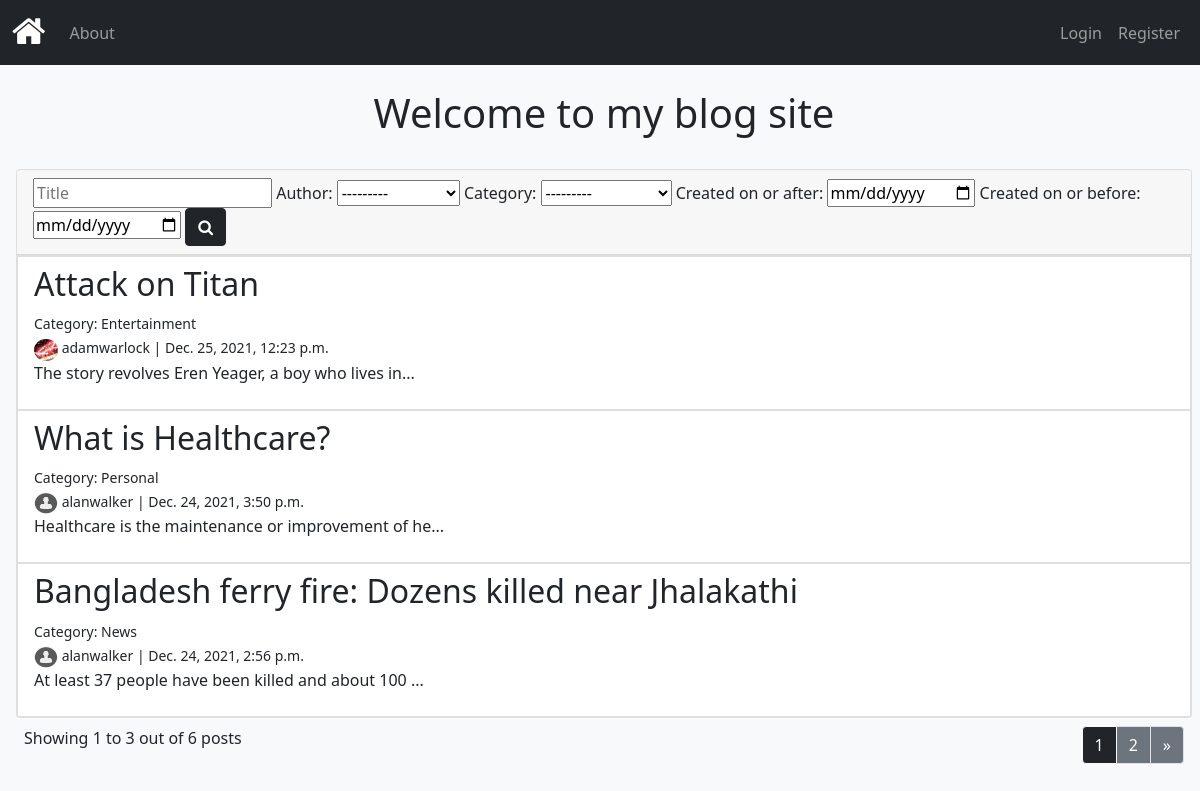
The page / on the database its author committed.
### articles/models.py (models this page shows, shortened)
class Article(models.Model):
    type=[('Personal','Personal'),
    ('Fashion','Fashion'),
    ('Food','Food'),
    ('Travel','Travel'),
    ('Music','Music'),
    (' Lifestyle',' Lifestyle'),
    ('Fitness','Fitness'),
    ('Sports','Sports'),
    ('News','News'),
    ('Entertainment','Entertainment'),
    ('Healthcare','Healthcare'),
    ('Education','Education'),
    ]
    title = models.CharField(max_length=255,unique=True)
    body = models.TextField()
    create_date = models.DateTimeField('Created on', auto_now_add=True)
    update_date = models.DateTimeField(auto_now=True)
    slug = models.SlugField()
    category = models.CharField(max_length=255,choices=type)
    author = models.ForeignKey(Author, default=None,on_delete=models.CASCADE)
    def snippet(self):
        return self.body[:50] + '...'
    class Meta:
        ordering=['-create_date','title']

### accounts/models.py (models this page shows)
class Author(models.Model):
    user= models.OneToOneField(User,default=None,on_delete=models.CASCADE)
    birth_date = models.DateField('Date of birth')
    bio = models.TextField(max_length=500, blank=True,null=True)
    photo=models.ImageField(default='default.png', blank=True)
    def __str__(self):
        return f'{self.user.username}'
    class Meta:
        ordering=['user']

### articles/views.py (the view)
# urls.py: path('', ArticleListView.as_view(),name='home'),
class ArticleListView(generic.ListView):
    model=Article
    template_name='article_list.html'
    paginate_by=3
    def get_context_data(self, **kwargs):
        context=super().get_context_data(**kwargs)
        article_filter=ArticleFilter()
        context['article_filter']=article_filter
        print(self.queryset)
        return context
    def get_queryset(self):
        article_filter=ArticleFilter(self.request.GET,queryset=super().get_queryset())
        return article_filter.qs

### articles/templates/article_list.html (shortened to what this page needs)
{% extends './base.html'%}
{% block content %}
{% if article_list%}
<div class="mt-0 p-4">
  <h1 class="text-center">Welcome to my blog site</h1>
</div>
<div class="card">
  <div class="card-header">
    <form method="get">
      {{article_filter.form.title}}
      {{ article_filter.form.author.label_tag }}
      {{article_filter.form.author}}
      {{ article_filter.form.category.label_tag }}
      {{article_filter.form.category}}
      {{ article_filter.form.start_date.label_tag }}
      {{ article_filter.form.start_date }}
      {{ article_filter.form.end_date.label_tag }}
      {{ article_filter.form.end_date }}
      <button type="submit" class="btn btn-dark float-right"><i class="fa fa-search"></i></button>
    </form>
  </div>
    {% for article in article_list%}
       <a href="{% url 'articles:post' article.slug %}" style="text-decoration: none ;">
        <li class="list-group-item">
         <h2>{{article.title}}</h2>
         <div><small>Category: {{article.category}}</small></div>
         <div><small><img src="{{article.author.photo.url}}" width="24" height="22" class="rounded-circle" alt="Author image">
          {{article.author}} | {{article.create_date}}</small></div>
         <p>{{article.snippet}}</p>
     </li>
    </a>
    {% endfor %}
  </div>
    {% if is_paginated %}
    <div class="flex-row d-flex justify-content-between mt-2 mx-2">
            <p class="col-md-auto">Showing {{page_obj.start_index}} to {{page_obj.end_index}} out of {{page_obj.paginator.count}} posts</p>
            <div class="col-md-auto">
                <nav aria-label="Page navigation">
                    <ul class="pagination">
                    {% for n in page_obj.paginator.page_range %}
                      {% if page_obj.number == n %}
                        <li class="page-item active" >
                          <span class="page-link bg-dark text-white border-light">{{ n }}<span class="sr-only">(current)</span></span>
                        </li>
                      {% elif n > page_obj.number|add:'-2' and n < page_obj.number|add:'4' %}
                        <li class="page-item"><a class="page-link bg-secondary text-white" href="?page={{ n }}">{{ n }}</a></li>
                      {% endif %}
                    {% endfor %}
                    {% if page_obj.has_next %}
                      <li class="page-item">
                        <a class="page-link bg-secondary text-white" href="?page={{ page_obj.paginator.num_pages }}" aria-label="Next">
                          <span aria-hidden="true">&raquo;</span>
                        </a>
                      </li>
                      {% endif %}
                    </ul>
                    </nav>
                  </div>
        {% endif %}
{% else %}
<p>No article posts</p>
{% endif %}
{% endblock %}

### templates/base.html (shortened to what this page needs)
{% load static %}
<!DOCTYPE html>
<html>
    <head>
        <link href="https://cdn.jsdelivr.net/npm/bootstrap@5.1.3/dist/css/bootstrap.min.css" rel="stylesheet">
        <link rel="stylesheet" href="https://cdnjs.cloudflare.com/ajax/libs/font-awesome/4.7.0/css/font-awesome.min.css">
    </head>
    <body class="bg-light text-dark">
<nav class="navbar sticky-top navbar-expand-sm bg-dark navbar-dark">
  <div class="container-fluid">
    <a class="navbar-brand" href="{% url 'articles:home' %}"><i class="fa fa-home" style="font-size:36px;color:white"></i></a>
    <div class="collapse navbar-collapse" id="collapsibleNavbar">
      <ul class="navbar-nav">
        <li class="nav-item">
          <a class="nav-link" href="{% url 'articles:about' %}">About</a>
        </li>
      </ul>
    </div>
    <ul class="navbar-nav justify-content-end">
      {% if user.is_authenticated and user.author %}
      <li class="nav-item">
        <span class="nav-link">
          <span><img src="{{user.author.photo.url}}" class="rounded-circle justify-content-end d-inline-block" width="24" height="24" alt="Author"></span>
          {{user.username}}
          </span>
      </li>
      <li class="nav-item">
        <a class="nav-link" href="{% url 'accounts:logout' %}">Logout</a>
      </li>
      {% else %}
        <li class="nav-item">
          <a class="nav-link " href="{% url 'accounts:login' %}">Login</a>
        </li>
        <li class="nav-item">
          <a class="nav-link" href="{% url 'accounts:register' %}">Register</a>
        </li>
      {% endif %}
    </ul>
  </div>
</nav>
        <div class="container-fluid ms-1">
        {% block content %}
        {% endblock %}
        </div>
    </body>
</html>

### rows shown on the page
Article: title "Attack on Titan", category "Entertainment", author.photo (picture), author "adamwarlock", create_date "Dec. 25, 2021, 12:23 p.m.", snippet "The story revolves Eren Yeager, a boy who lives in..."
Article: title "What is Healthcare?", category "Personal", author.photo (placeholder picture), author "alanwalker", create_date "Dec. 24, 2021, 3:50 p.m.", snippet "Healthcare is the maintenance or improvement of he..."
Article: title "Bangladesh ferry fire: Dozens killed near Jhalakathi", category "News", author.photo (placeholder picture), author "alanwalker", create_date "Dec. 24, 2021, 2:56 p.m.", snippet "At least 37 people have been killed and about 100 ..."

### other values the page prints
{{ article_filter.form.author.label_tag }} "Author:"
{{ article_filter.form.category.label_tag }} "Category:"
{{ article_filter.form.start_date.label_tag }} "Created on or after:"
{{ article_filter.form.end_date.label_tag }} "Created on or before:"
{{ page_obj.start_index }} "1"
{{ page_obj.end_index }} "3"
{{ page_obj.paginator.count }} "6"
{{ n }} "1"
{{ n }} "2"
